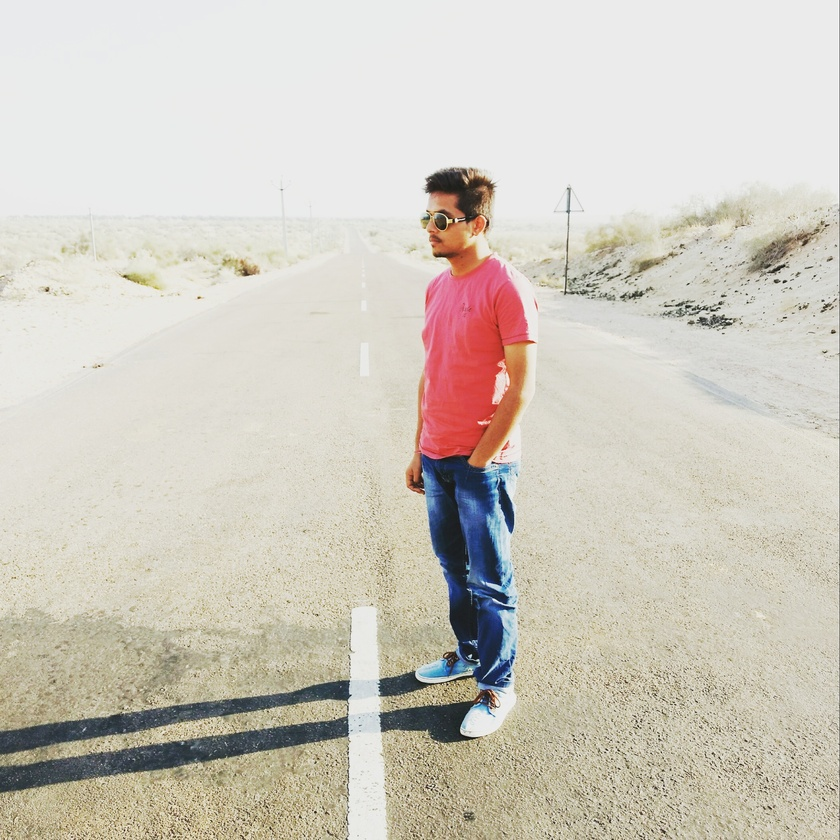
%> input picture pp.jpg, 840 x 840 px, shrunk from 2109 x 2109 before the run
$ octave image_r.m   (GNU Octave 9; MATLAB toolbox functions it lacks are replaced by stand-ins)
%> lines starting %> are read from the running program, lines starting %| are printed output that depends on the picture
close all;
clear all;
clc;

inp_img = imread('pp.jpg');
%> inp_img is the input picture: size 840x840x3 uint8; mean R, G, B 207.6, 202.2, 191.5
figure
imshow(inp_img);
title("RGB Image");

% Get size of the image
[r c h] = size(inp_img);
%> r = 840; c = 840; h = 3

% Extracting the RGB frames
R = inp_img(:,:,1);
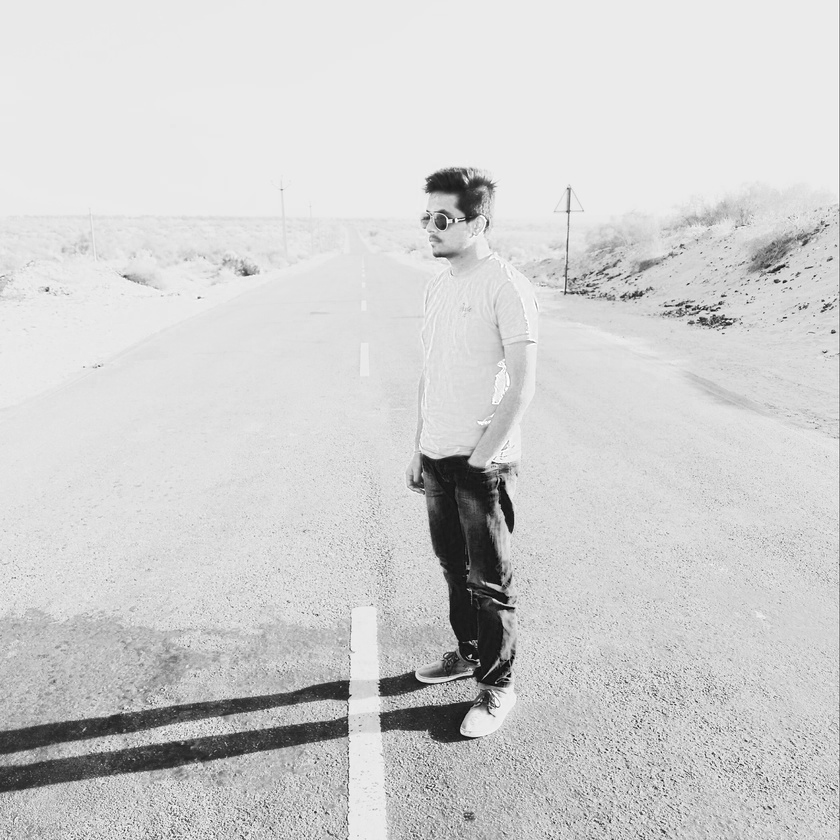
%> R: size 840x840 uint8; min 0, max 255, mean 207.6
G = inp_img(:,:,2);
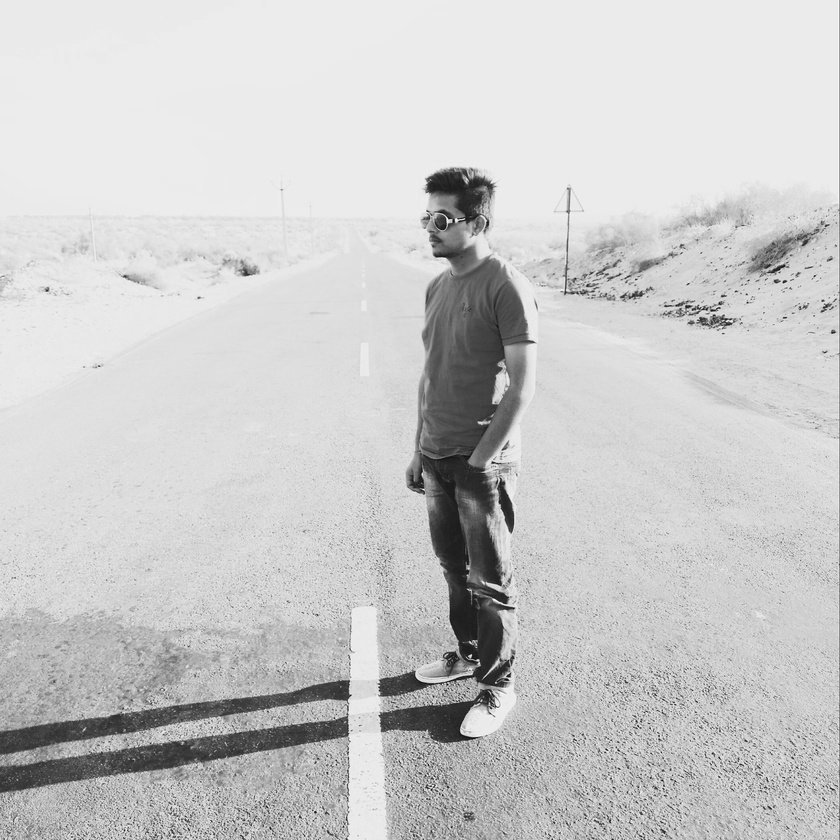
%> G: size 840x840 uint8; min 0, max 252, mean 202.2
B = inp_img(:,:,3);
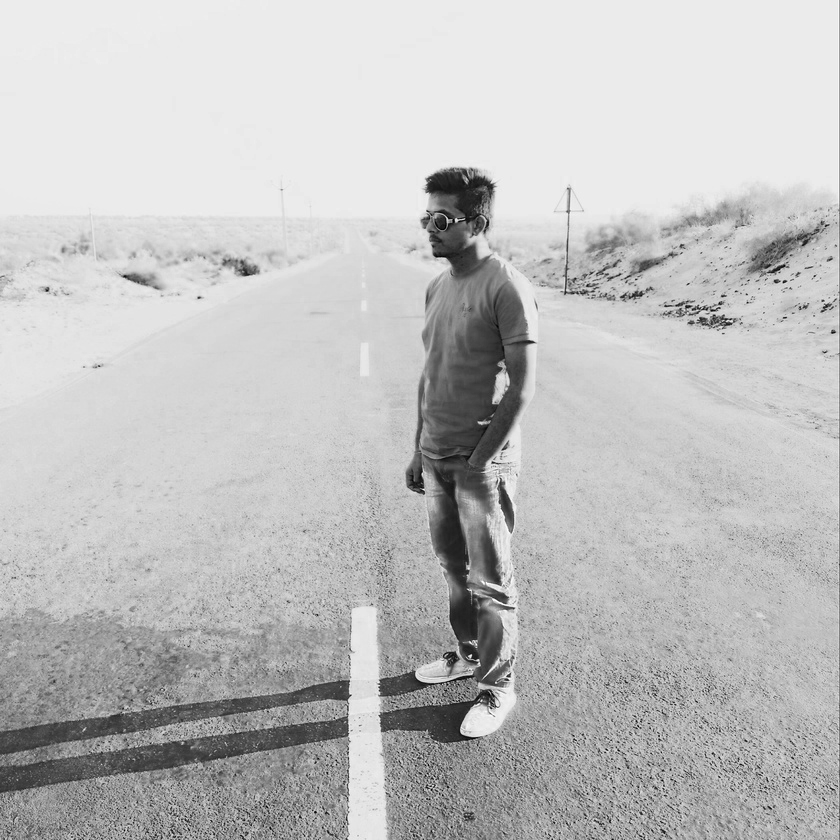
%> B: size 840x840 uint8; min 0, max 255, mean 191.5

% [11 lines of commented-out code are left out]

pkg load image

t1 = (R+G+B)/3;
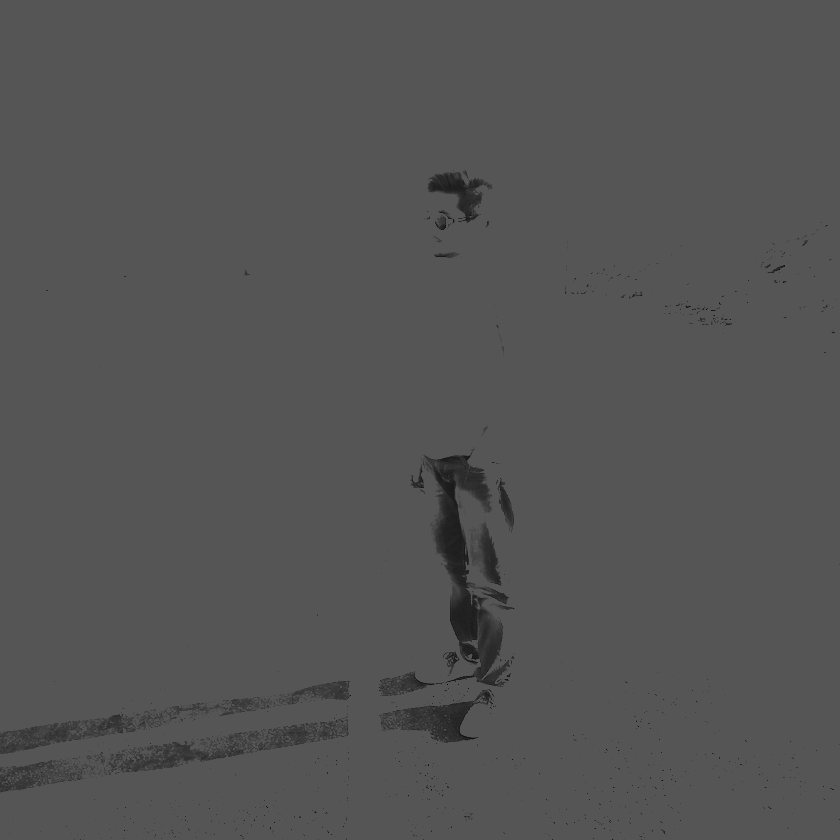
%> t1: size 840x840 uint8; min 4, max 85, mean 83.9
figure
imshow(R);
title("Red");

figure
imshow(t1);
title("test1");
